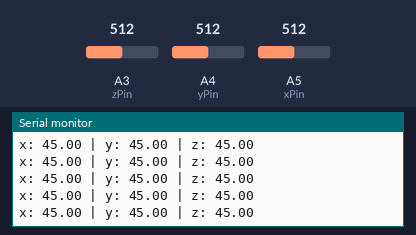
The sketch below on a simulated Arduino Uno, built with avr-gcc and run on an emulated ATmega328P. Shown: the last lines printed to the serial monitor. Inputs (shaded band) come from the test bench; at power-on: A4 (yPin) = 512, A3 (zPin) = 512, A5 (xPin) = 512.

Above: at 1.2 s.
1.3 s: A4 (yPin) set to 383
At 1.33 s:
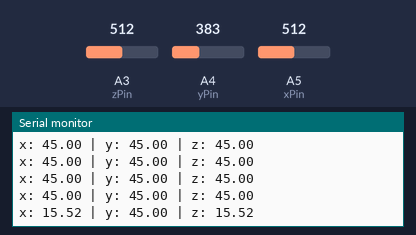
4.3 s: A4 (yPin) set to 352
At 4.4 s:
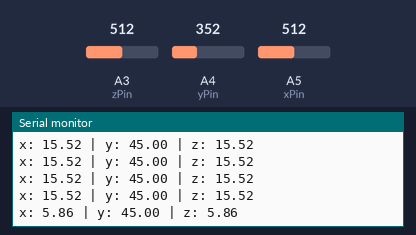
5.8 s: A3 (zPin) set to 449
At 5.82 s:
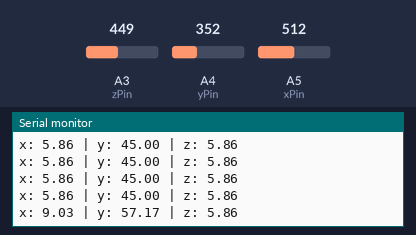
8.8 s: A3 (zPin) set to 421
At 8.88 s:
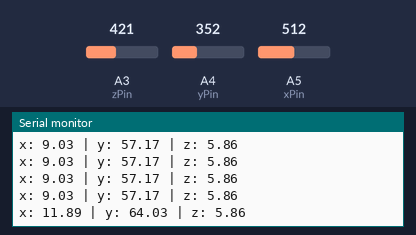
11.8 s: A5 (xPin) set to 426
At 11.84 s:
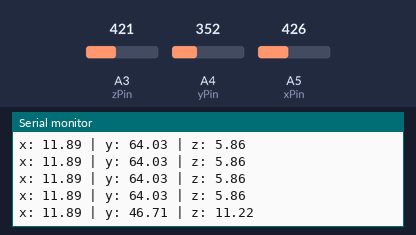
13.3 s: A5 (xPin) set to 446
At 13.38 s:
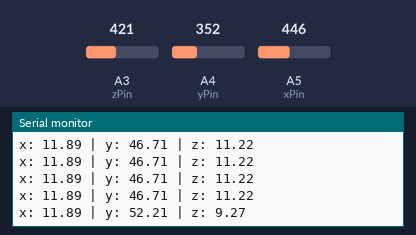
Timing chart, 0 to 15.8 s (numbered marks = the images above; inputs shaded):
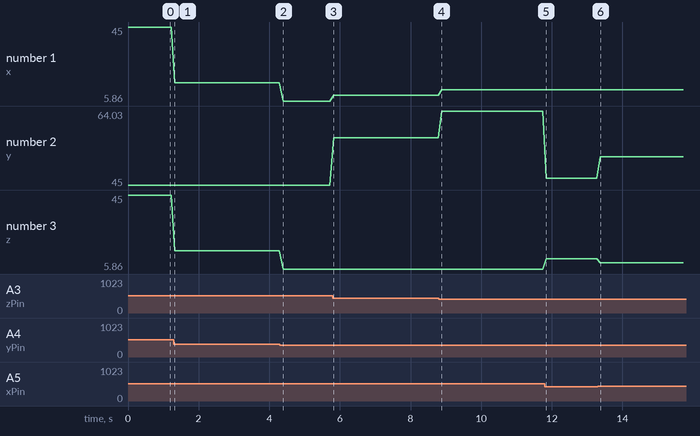

Measured:
- after the input at 1.3 s, the serial monitor: prints a new line at once (image 1)
- after the input at 4.3 s, the serial monitor: prints a new line after 0.09 s (image 2)
- after the input at 5.8 s, the serial monitor: prints a new line at once (image 3)
- after the input at 8.8 s, the serial monitor: prints a new line after 0.08 s (image 4)
- after the input at 11.8 s, the serial monitor: prints a new line at once (image 5)
- after the input at 13.3 s, the serial monitor: prints a new line after 0.07 s (image 6)
- plotted number 1: 45 → 15.52 after the input at 1.3 s, 15.52 → 5.86 after the input at 4.3 s, 5.86 → 9.03 after the input at 5.8 s, 9.03 → 11.89 after the input at 8.8 s
- plotted number 2: 45 → 57.17 after the input at 5.8 s, 57.17 → 64.03 after the input at 8.8 s, 64.03 → 46.71 after the input at 11.8 s, 46.71 → 52.21 after the input at 13.3 s

The sketch:

GY-61_ADXL33.ino
```cpp
const int xPin = A5;
const int yPin = A4;
const int zPin = A3;
//The minimum and maximum values that came from
//the accelerometer while standing still
//You very well may need to change these
int minVal = 265;
int maxVal = 402;


//to hold the caculated values
double x;
double y;
double z;


void setup(){
  Serial.begin(9600);
}


void loop(){

  //read the analog values from the accelerometer
  int xRead = analogRead(xPin);
  int yRead = analogRead(yPin);
  int zRead = analogRead(zPin);

  //convert read values to degrees -90 to 90 - Needed for atan2
  int xAng = map(xRead, minVal, maxVal, -90, 90);
  int yAng = map(yRead, minVal, maxVal, -90, 90);
  int zAng = map(zRead, minVal, maxVal, -90, 90);

  //Caculate 360deg values like so: atan2(-yAng, -zAng)
  //atan2 outputs the value of -? to ? (radians)
  //We are then converting the radians to degrees
  x = RAD_TO_DEG * (atan2(-yAng, -zAng) + PI);
  y = RAD_TO_DEG * (atan2(-xAng, -zAng) + PI);
  z = RAD_TO_DEG * (atan2(-yAng, -xAng) + PI);

  //Output the caculations
  Serial.print("x: ");
  Serial.print(x);
  Serial.print(" | y: ");
  Serial.print(y);
  Serial.print(" | z: ");
  Serial.println(z);

  delay(100);//just here to slow down the serial output - Easier to read
}
```
